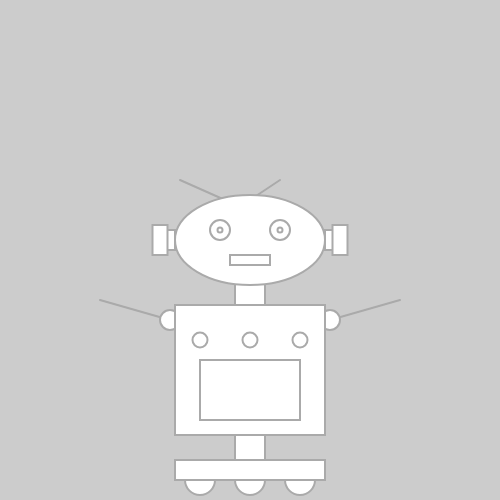
Frame 1 (no input)
Frame 60 (no input): identical to frame 1, image omitted
Frame 120 (the mouse pressed at the canvas centre since frame 60): identical to frame 1, image omitted

The p5.js sketch that drew this single still picture (run headless with seeded random() and noise() and a simulated clock; from frame 60 on, the mouse is pressed at the canvas centre):

// p5.js sketch
// ── sketch.js
function setup() {
	// define artboard size
	createCanvas(500,500);
	// Set here the values that are not changing all over the sketch
	strokeWeight(2);
	stroke(170);
}

function draw() {
	background(204);

	//Neck
	rectMode(CENTER);
	rect(250, 270, 30, 90);

	//Wheel
	rect(250, 450, 30, 50);
	ellipse(250, 480, 30, 30);
	ellipse(200, 480, 30, 30);
	ellipse(300, 480, 30, 30);
	rect(250, 470, 150, 20);

  //arms
	line(170, 320, 100, 300);
	line(330, 320, 400, 300);
	ellipse(170, 320, 20, 20);
	ellipse(330, 320, 20, 20);



	//Body
	rectMode(CENTER);
	rect(250, 370, 150, 130);
	ellipse(200,340,15,15);
	ellipse(250,340,15,15);
	ellipse(300,340,15,15);
	rectMode(CORNER);
	rect(200,360,100,60);

	//Head
  line(180, 180, 225, 200);
	line(280, 180, 250, 200);
	ellipse(250, 240, 150, 90);

	//eyes
	ellipse(220, 230, 20, 20);
	ellipse(280, 230, 20, 20);
	ellipse(220, 230, 5, 5);
	ellipse(280, 230, 5, 5);

	//mouth
	rectMode(CENTER);
	rect(250, 260, 40, 10);

	//hear
	rect(170, 240, 10, 20);
	rect(160, 240, 15, 30);

	rect(330, 240, 10, 20);
	rect(340, 240, 15, 30);
}
